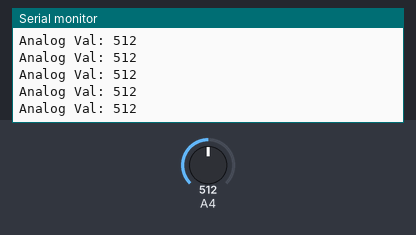
This sketch was run on a simulated Arduino Mega 2560, built with avr-gcc and run on an emulated ATmega2560. Parts: the last lines printed to the serial monitor. The inputs (shaded band) are chosen by the test bench; at power-on: A4 = 512.

Above: at 1.2 s.
1.3 s: A4 set to 716
At 1.56 s:
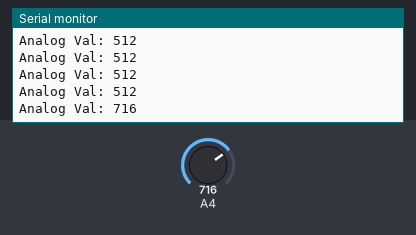
2.8 s: A4 set to 900
At 2.96 s:
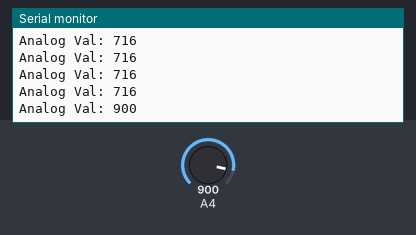
Timing chart, 0 to 5.8 s (numbered marks = the images above; inputs shaded):
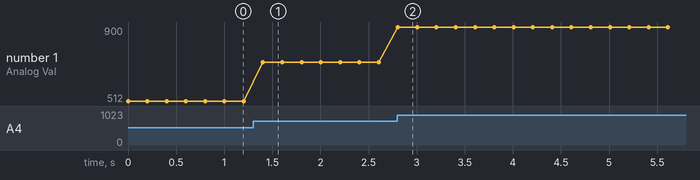

Measured:
- after the input at 1.3 s, the serial monitor: prints a new line after 0.10 s (image 1)
- after the input at 2.8 s, the serial monitor: prints a new line at once (image 2)
- plotted number 1: 512 → 716 after the input at 1.3 s, 716 → 900 after the input at 2.8 s

The sketch:

7_9_Flame_Sensor.ino
```cpp
/*
 * Filename   : 7_9_Flame_Sensor
 * Function   : read flame sensor value
 * Compiling IDE: ARDUINO 2.3.4
 * Author: https://www.keyestudio.com/
*/
const int Flame_Pin = 36;   //set flame sensor pin to GPIO36

void setup() {
  Serial.begin(9600);   //set baud rate to 9600
  pinMode(Flame_Pin, INPUT);    //set flame sensor pin to input
}

void loop() {
  int analogVal = analogRead(Flame_Pin);    //read flame sensor analog signal
  Serial.print("Analog Val: ");    //print “Analog Val”
  Serial.println(analogVal);    //print analogVal value
  delay(200);
}
```
